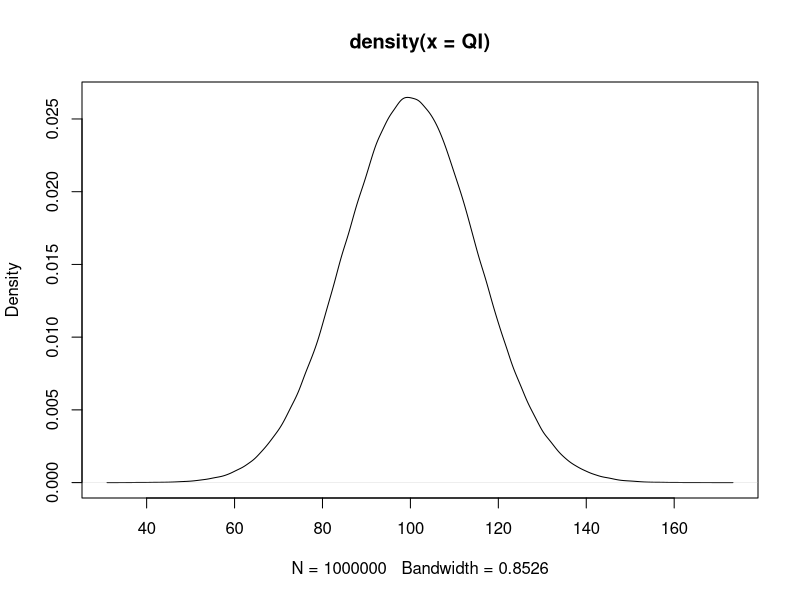
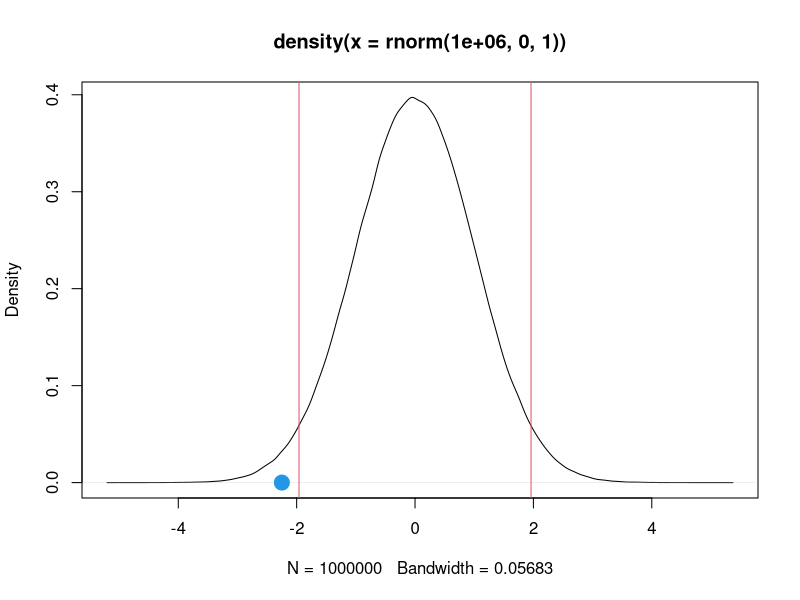
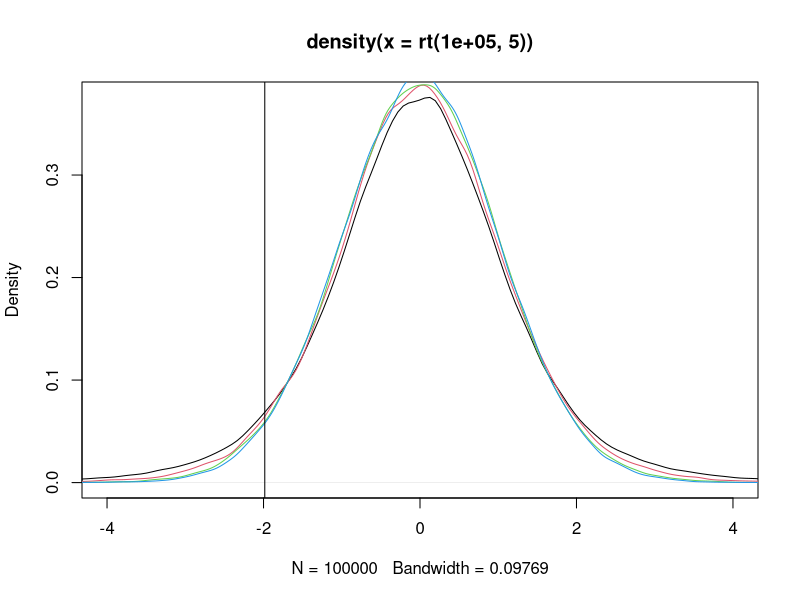

Source code (R) for these figures, in order: (Note: this script raises an error after producing the figures.)
#distribuzione sotto H0
QI=rnorm(1000000,
         mean = 100,
         sd=15)

plot(density(QI))

dati<-read.csv("dati QI.csv")
View(dati)

z_test = function(x, mu0, stdev, alfa){

  x = na.omit(x)
  mu_cap = mean(x)
  n = length(x)
  
  Z = (mu_cap - mu0) / (stdev / sqrt(n))
  valori.soglia = qnorm(c(alfa/2, 1-alfa/2))
  
  CI <- c(mu_cap+qnorm(alfa/2)*(stdev/sqrt(n)),
          mu_cap-qnorm(alfa/2)*(stdev/sqrt(n)))
    
  return(
    list(media.campionaria= mu_cap,
         stat.test = Z,
         valori.soglia = valori.soglia,
         pvalue = 2*pnorm(-abs(Z)),
         Int.Conf. = CI,
         
         grafico=plot(density(rnorm(1000000,0,1))),
         abline(v=valori.soglia,col=2))
         )
  
  
}

z_test(dati$c3,100,15,0.05)

points(x=-2.25,y=0,pch=20,col=4,cex=3)


install.packages("TeachingDemos")

TeachingDemos::z.test(na.omit(dati$c2),
                      100,
                      stdev =  15,
                      alternative = "two",
                      conf.level = 0.95)


#t-test

plot(density(rt(100000,5)),xlim=c(-4,4))
lines(density(rt(100000,10)),col=2)
lines(density(rt(100000,30)),col=3)
lines(density(rt(100000,100)),col=4)
abline(v=qt(0.025,100))

qt(0.025,5)
qt(0.025,20)
qt(0.025,30)
qt(0.025,100)
qt(0.025,1000)
qnorm(0.025)


campione_TC <- c("testa","testa","testa","croce","testa",
                 "croce","croce","testa","croce","testa")
campione_TC <- ifelse(campione_TC=="croce",1,0) 
campione_TC
mean(campione_TC)


qt(0.025,9)


(0.4 - 0.5) / sqrt( ( (0.5)*(1-0.5))/10 ) #COME LO FACCIO IO
2*pnorm(-abs(0.63))


0.4-(2.26 * sqrt( (0.5*(1-0.5))/10) )
0.4+(2.26 * sqrt( (0.5*(1-0.5))/10) )


t.test(campione_TC, 
       mu = 0.5,
       conf.level = 0.95, 
       alternative = "two")


(0.4 - 0.5)/sqrt( ( (0.4)*(1-0.4))/9 ) #COME LO FA R



moneta<-c(1,0)
lanci<-sample(moneta, 100, prob=c(0.2,0.8), replace = T)
lanci
t.test(lanci,mu=0.5)


data("iris")

boxplot(Sepal.Width~Species)

pairwise.t.test(Sepal.Width, Species, 
                paired = F,
                pool.sd = T,
                p.adjust.method = "none")


boxplot(InsectSprays$count~InsectSprays$spray)
pairwise.t.test(InsectSprays$count,InsectSprays$spray)

pairwise.wilcox.test(InsectSprays$count,InsectSprays$spray)

data("iris")
attach(iris)
